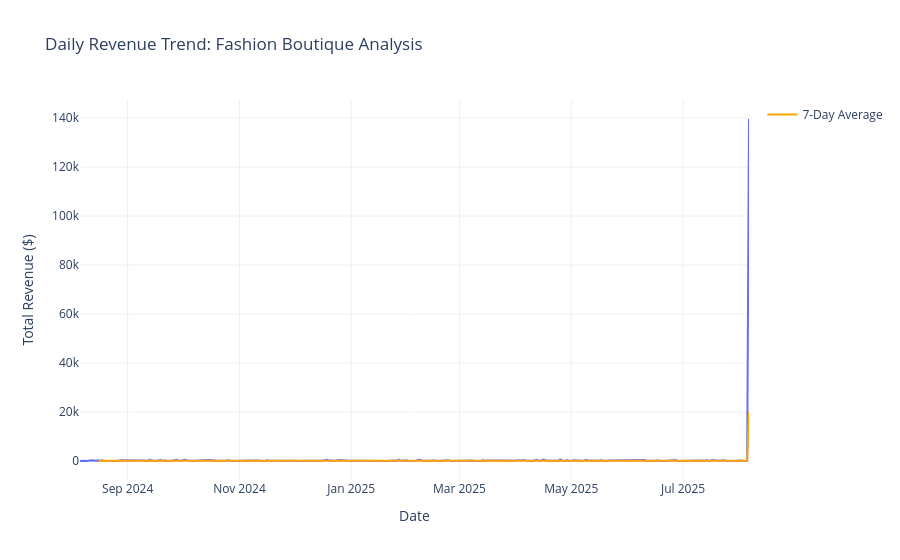

The cell this chart's notebook holds for it:
### Code cell
import plotly.express as px

# 1. Prepare the data
# Convert the date column so Python understands the timeline
df['purchase_date'] = pd.to_datetime(df['purchase_date'])

# Group by date to see total daily revenue
daily_revenue = df.groupby('purchase_date')['current_price'].sum().reset_index()

# 2. Create the Interactive Graph
fig = px.line(daily_revenue, x='purchase_date', y='current_price', 
              title='Daily Revenue Trend: Fashion Boutique Analysis',
              labels={'current_price': 'Total Revenue ($)', 'purchase_date': 'Date'},
              template='plotly_white')

# Add a trend line to see the general direction
fig.add_scatter(x=daily_revenue['purchase_date'], 
                y=daily_revenue['current_price'].rolling(window=7).mean(), 
                name='7-Day Average', line=dict(color='orange', width=2))

fig.show()

### Figure 1 — Plotly figure (JSON) as saved in the notebook; plotly's stock layout.template omitted (floating-point values rounded to 4 significant figures; data arrays with more than 128 entries replaced by an {"elided": "..."} marker saying what was removed)
{"data": [{"hovertemplate": "Date=%{x}<br>Total Revenue ($)=%{y}<extra></extra>", "legendgroup": "", "line": {"color": "#636efa", "dash": "solid"}, "marker": {"symbol": "circle"}, "mode": "lines", "name": "", "orientation": "v", "showlegend": false, "type": "scatter", "x": {"elided": "273 str values"}, "xaxis": "x", "y": {"elided": "273 float values"}, "yaxis": "y"}, {"line": {"color": "orange", "width": 2}, "name": "7-Day Average", "type": "scatter", "x": {"elided": "273 str values"}, "y": {"elided": "273 float values"}}], "layout": {"legend": {"tracegroupgap": 0}, "title": {"text": "Daily Revenue Trend: Fashion Boutique Analysis"}, "xaxis": {"anchor": "y", "domain": [0, 1], "title": {"text": "Date"}}, "yaxis": {"anchor": "x", "domain": [0, 1], "title": {"text": "Total Revenue ($)"}}}}
